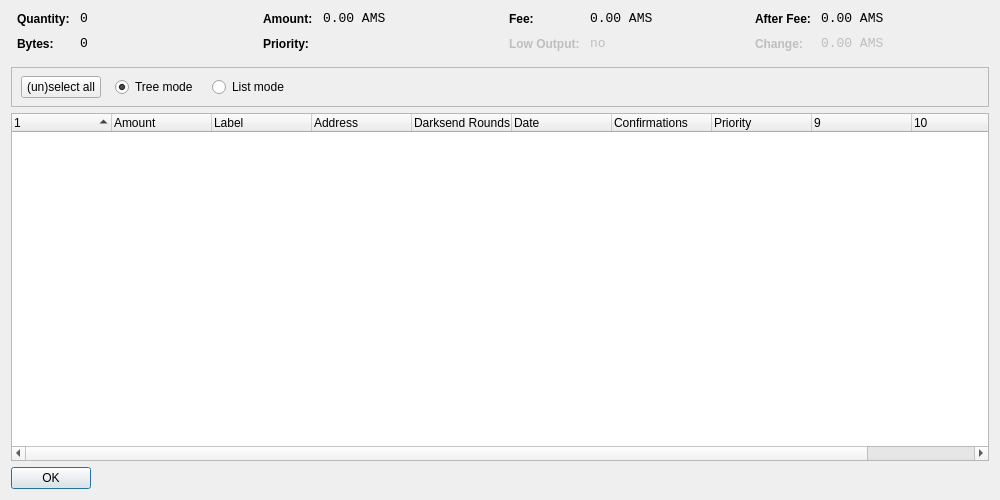
<?xml version="1.0" encoding="UTF-8"?>
<ui version="4.0">
 <class>CoinControlDialog</class>
 <widget class="QDialog" name="CoinControlDialog">
  <property name="geometry">
   <rect>
    <x>0</x>
    <y>0</y>
    <width>1000</width>
    <height>500</height>
   </rect>
  </property>
  <property name="windowTitle">
   <string>Coin Control</string>
  </property>
  <layout class="QVBoxLayout" name="verticalLayout">
   <item>
    <layout class="QHBoxLayout" name="horizontalLayoutTop" stretch="0,0,0,0">
     <property name="topMargin">
      <number>0</number>
     </property>
     <property name="bottomMargin">
      <number>10</number>
     </property>
     <item>
      <layout class="QFormLayout" name="formLayoutCoinControl1">
       <property name="horizontalSpacing">
        <number>10</number>
       </property>
       <property name="verticalSpacing">
        <number>10</number>
       </property>
       <property name="leftMargin">
        <number>6</number>
       </property>
       <property name="rightMargin">
        <number>6</number>
       </property>
       <item row="0" column="0">
        <widget class="QLabel" name="labelCoinControlQuantityText">
         <property name="styleSheet">
          <string notr="true">font-weight:bold;</string>
         </property>
         <property name="text">
          <string>Quantity:</string>
         </property>
        </widget>
       </item>
       <item row="0" column="1">
        <widget class="QLabel" name="labelCoinControlQuantity">
         <property name="font">
          <font>
           <family>Monospace</family>
           <pointsize>10</pointsize>
          </font>
         </property>
         <property name="cursor">
          <cursorShape>IBeamCursor</cursorShape>
         </property>
         <property name="contextMenuPolicy">
          <enum>Qt::ActionsContextMenu</enum>
         </property>
         <property name="text">
          <string notr="true">0</string>
         </property>
         <property name="textInteractionFlags">
          <set>Qt::LinksAccessibleByMouse|Qt::TextSelectableByKeyboard|Qt::TextSelectableByMouse</set>
         </property>
        </widget>
       </item>
       <item row="1" column="0">
        <widget class="QLabel" name="labelCoinControlBytesText">
         <property name="styleSheet">
          <string notr="true">font-weight:bold;</string>
         </property>
         <property name="text">
          <string>Bytes:</string>
         </property>
        </widget>
       </item>
       <item row="1" column="1">
        <widget class="QLabel" name="labelCoinControlBytes">
         <property name="font">
          <font>
           <family>Monospace</family>
           <pointsize>10</pointsize>
          </font>
         </property>
         <property name="cursor">
          <cursorShape>IBeamCursor</cursorShape>
         </property>
         <property name="contextMenuPolicy">
          <enum>Qt::ActionsContextMenu</enum>
         </property>
         <property name="text">
          <string notr="true">0</string>
         </property>
         <property name="textInteractionFlags">
          <set>Qt::LinksAccessibleByMouse|Qt::TextSelectableByKeyboard|Qt::TextSelectableByMouse</set>
         </property>
        </widget>
       </item>
      </layout>
     </item>
     <item>
      <layout class="QFormLayout" name="formLayoutCoinControl2">
       <property name="horizontalSpacing">
        <number>10</number>
       </property>
       <property name="verticalSpacing">
        <number>10</number>
       </property>
       <property name="leftMargin">
        <number>6</number>
       </property>
       <property name="rightMargin">
        <number>6</number>
       </property>
       <item row="0" column="0">
        <widget class="QLabel" name="labelCoinControlAmountText">
         <property name="styleSheet">
          <string notr="true">font-weight:bold;</string>
         </property>
         <property name="text">
          <string>Amount:</string>
         </property>
        </widget>
       </item>
       <item row="0" column="1">
        <widget class="QLabel" name="labelCoinControlAmount">
         <property name="font">
          <font>
           <family>Monospace</family>
           <pointsize>10</pointsize>
          </font>
         </property>
         <property name="cursor">
          <cursorShape>IBeamCursor</cursorShape>
         </property>
         <property name="contextMenuPolicy">
          <enum>Qt::ActionsContextMenu</enum>
         </property>
         <property name="text">
          <string notr="true">0.00 AMS</string>
         </property>
         <property name="textInteractionFlags">
          <set>Qt::LinksAccessibleByMouse|Qt::TextSelectableByKeyboard|Qt::TextSelectableByMouse</set>
         </property>
        </widget>
       </item>
       <item row="1" column="0">
        <widget class="QLabel" name="labelCoinControlPriorityText">
         <property name="styleSheet">
          <string notr="true">font-weight:bold;</string>
         </property>
         <property name="text">
          <string>Priority:</string>
         </property>
        </widget>
       </item>
       <item row="1" column="1">
        <widget class="QLabel" name="labelCoinControlPriority">
         <property name="font">
          <font>
           <family>Monospace</family>
           <pointsize>10</pointsize>
          </font>
         </property>
         <property name="cursor">
          <cursorShape>IBeamCursor</cursorShape>
         </property>
         <property name="contextMenuPolicy">
          <enum>Qt::ActionsContextMenu</enum>
         </property>
         <property name="text">
          <string/>
         </property>
         <property name="textInteractionFlags">
          <set>Qt::LinksAccessibleByMouse|Qt::TextSelectableByKeyboard|Qt::TextSelectableByMouse</set>
         </property>
        </widget>
       </item>
      </layout>
     </item>
     <item>
      <layout class="QFormLayout" name="formLayoutCoinControl3">
       <property name="horizontalSpacing">
        <number>10</number>
       </property>
       <property name="verticalSpacing">
        <number>10</number>
       </property>
       <property name="leftMargin">
        <number>6</number>
       </property>
       <property name="rightMargin">
        <number>6</number>
       </property>
       <item row="0" column="0">
        <widget class="QLabel" name="labelCoinControlFeeText">
         <property name="styleSheet">
          <string notr="true">font-weight:bold;</string>
         </property>
         <property name="text">
          <string>Fee:</string>
         </property>
        </widget>
       </item>
       <item row="0" column="1">
        <widget class="QLabel" name="labelCoinControlFee">
         <property name="font">
          <font>
           <family>Monospace</family>
           <pointsize>10</pointsize>
          </font>
         </property>
         <property name="cursor">
          <cursorShape>IBeamCursor</cursorShape>
         </property>
         <property name="contextMenuPolicy">
          <enum>Qt::ActionsContextMenu</enum>
         </property>
         <property name="text">
          <string notr="true">0.00 AMS</string>
         </property>
         <property name="textInteractionFlags">
          <set>Qt::LinksAccessibleByMouse|Qt::TextSelectableByKeyboard|Qt::TextSelectableByMouse</set>
         </property>
        </widget>
       </item>
       <item row="1" column="0">
        <widget class="QLabel" name="labelCoinControlLowOutputText">
         <property name="enabled">
          <bool>false</bool>
         </property>
         <property name="styleSheet">
          <string notr="true">font-weight:bold;</string>
         </property>
         <property name="text">
          <string>Low Output:</string>
         </property>
        </widget>
       </item>
       <item row="1" column="1">
        <widget class="QLabel" name="labelCoinControlLowOutput">
         <property name="enabled">
          <bool>false</bool>
         </property>
         <property name="font">
          <font>
           <family>Monospace</family>
           <pointsize>10</pointsize>
          </font>
         </property>
         <property name="cursor">
          <cursorShape>IBeamCursor</cursorShape>
         </property>
         <property name="contextMenuPolicy">
          <enum>Qt::ActionsContextMenu</enum>
         </property>
         <property name="text">
          <string notr="true">no</string>
         </property>
         <property name="textInteractionFlags">
          <set>Qt::LinksAccessibleByMouse|Qt::TextSelectableByKeyboard|Qt::TextSelectableByMouse</set>
         </property>
        </widget>
       </item>
      </layout>
     </item>
     <item>
      <layout class="QFormLayout" name="formLayoutCoinControl4">
       <property name="horizontalSpacing">
        <number>10</number>
       </property>
       <property name="verticalSpacing">
        <number>10</number>
       </property>
       <property name="leftMargin">
        <number>6</number>
       </property>
       <property name="rightMargin">
        <number>6</number>
       </property>
       <item row="0" column="0">
        <widget class="QLabel" name="labelCoinControlAfterFeeText">
         <property name="styleSheet">
          <string notr="true">font-weight:bold;</string>
         </property>
         <property name="text">
          <string>After Fee:</string>
         </property>
        </widget>
       </item>
       <item row="0" column="1">
        <widget class="QLabel" name="labelCoinControlAfterFee">
         <property name="font">
          <font>
           <family>Monospace</family>
           <pointsize>10</pointsize>
          </font>
         </property>
         <property name="cursor">
          <cursorShape>IBeamCursor</cursorShape>
         </property>
         <property name="contextMenuPolicy">
          <enum>Qt::ActionsContextMenu</enum>
         </property>
         <property name="text">
          <string notr="true">0.00 AMS</string>
         </property>
         <property name="textInteractionFlags">
          <set>Qt::LinksAccessibleByMouse|Qt::TextSelectableByKeyboard|Qt::TextSelectableByMouse</set>
         </property>
        </widget>
       </item>
       <item row="1" column="0">
        <widget class="QLabel" name="labelCoinControlChangeText">
         <property name="enabled">
          <bool>false</bool>
         </property>
         <property name="styleSheet">
          <string notr="true">font-weight:bold;</string>
         </property>
         <property name="text">
          <string>Change:</string>
         </property>
        </widget>
       </item>
       <item row="1" column="1">
        <widget class="QLabel" name="labelCoinControlChange">
         <property name="enabled">
          <bool>false</bool>
         </property>
         <property name="font">
          <font>
           <family>Monospace</family>
           <pointsize>10</pointsize>
          </font>
         </property>
         <property name="cursor">
          <cursorShape>IBeamCursor</cursorShape>
         </property>
         <property name="contextMenuPolicy">
          <enum>Qt::ActionsContextMenu</enum>
         </property>
         <property name="text">
          <string notr="true">0.00 AMS</string>
         </property>
         <property name="textInteractionFlags">
          <set>Qt::LinksAccessibleByMouse|Qt::TextSelectableByKeyboard|Qt::TextSelectableByMouse</set>
         </property>
        </widget>
       </item>
      </layout>
     </item>
    </layout>
   </item>
   <item>
    <widget class="QFrame" name="frame">
     <property name="minimumSize">
      <size>
       <width>0</width>
       <height>40</height>
      </size>
     </property>
     <property name="frameShape">
      <enum>QFrame::StyledPanel</enum>
     </property>
     <property name="frameShadow">
      <enum>QFrame::Sunken</enum>
     </property>
     <widget class="QWidget" name="horizontalLayoutWidget">
      <property name="geometry">
       <rect>
        <x>10</x>
        <y>0</y>
        <width>781</width>
        <height>41</height>
       </rect>
      </property>
      <layout class="QHBoxLayout" name="horizontalLayoutPanel" stretch="0,0,0,0,0">
       <property name="spacing">
        <number>14</number>
       </property>
       <item>
        <widget class="QPushButton" name="pushButtonSelectAll">
         <property name="sizePolicy">
          <sizepolicy hsizetype="Maximum" vsizetype="Fixed">
           <horstretch>0</horstretch>
           <verstretch>0</verstretch>
          </sizepolicy>
         </property>
         <property name="text">
          <string>(un)select all</string>
         </property>
        </widget>
       </item>
       <item>
        <widget class="QRadioButton" name="radioTreeMode">
         <property name="sizePolicy">
          <sizepolicy hsizetype="Maximum" vsizetype="Fixed">
           <horstretch>0</horstretch>
           <verstretch>0</verstretch>
          </sizepolicy>
         </property>
         <property name="text">
          <string>Tree mode</string>
         </property>
         <property name="checked">
          <bool>true</bool>
         </property>
        </widget>
       </item>
       <item>
        <widget class="QRadioButton" name="radioListMode">
         <property name="sizePolicy">
          <sizepolicy hsizetype="Maximum" vsizetype="Fixed">
           <horstretch>0</horstretch>
           <verstretch>0</verstretch>
          </sizepolicy>
         </property>
         <property name="text">
          <string>List mode</string>
         </property>
        </widget>
       </item>
       <item>
        <spacer name="horizontalSpacer">
         <property name="orientation">
          <enum>Qt::Horizontal</enum>
         </property>
         <property name="sizeHint" stdset="0">
          <size>
           <width>40</width>
           <height>20</height>
          </size>
         </property>
        </spacer>
       </item>
      </layout>
     </widget>
    </widget>
   </item>
   <item>
    <widget class="CoinControlTreeWidget" name="treeWidget">
     <property name="contextMenuPolicy">
      <enum>Qt::CustomContextMenu</enum>
     </property>
     <property name="sortingEnabled">
      <bool>false</bool>
     </property>
     <property name="columnCount">
      <number>11</number>
     </property>
     <attribute name="headerShowSortIndicator" stdset="0">
      <bool>true</bool>
     </attribute>
     <attribute name="headerStretchLastSection">
      <bool>false</bool>
     </attribute>
     <column>
      <property name="text">
       <string/>
      </property>
     </column>
     <column>
      <property name="text">
       <string>Amount</string>
      </property>
     </column>
     <column>
      <property name="text">
       <string>Label</string>
      </property>
     </column>
     <column>
      <property name="text">
       <string>Address</string>
      </property>
     </column>
     <column>
      <property name="text">
       <string>Darksend Rounds</string>
      </property>
    </column>
     <column>
      <property name="text">
       <string>Date</string>
      </property>
     </column>
     <column>
      <property name="text">
       <string>Confirmations</string>
      </property>
      <property name="toolTip">
       <string>Confirmed</string>
      </property>
     </column>
     <column>
      <property name="text">
       <string>Priority</string>
      </property>
     </column>
     <column>
      <property name="text">
       <string/>
      </property>
     </column>
     <column>
      <property name="text">
       <string/>
      </property>
     </column>
     <column>
      <property name="text">
       <string/>
      </property>
     </column>
     <column>
      <property name="text">
       <string/>
      </property>
     </column>
    </widget>
   </item>
   <item>
    <widget class="QDialogButtonBox" name="buttonBox">
     <property name="sizePolicy">
      <sizepolicy hsizetype="Maximum" vsizetype="Fixed">
       <horstretch>0</horstretch>
       <verstretch>0</verstretch>
      </sizepolicy>
     </property>
     <property name="orientation">
      <enum>Qt::Horizontal</enum>
     </property>
     <property name="standardButtons">
      <set>QDialogButtonBox::Ok</set>
     </property>
    </widget>
   </item>
  </layout>
 </widget>
 <customwidgets>
  <customwidget>
   <class>CoinControlTreeWidget</class>
   <extends>QTreeWidget</extends>
   <header>coincontroltreewidget.h</header>
  </customwidget>
 </customwidgets>
 <resources/>
 <connections/>
</ui>
